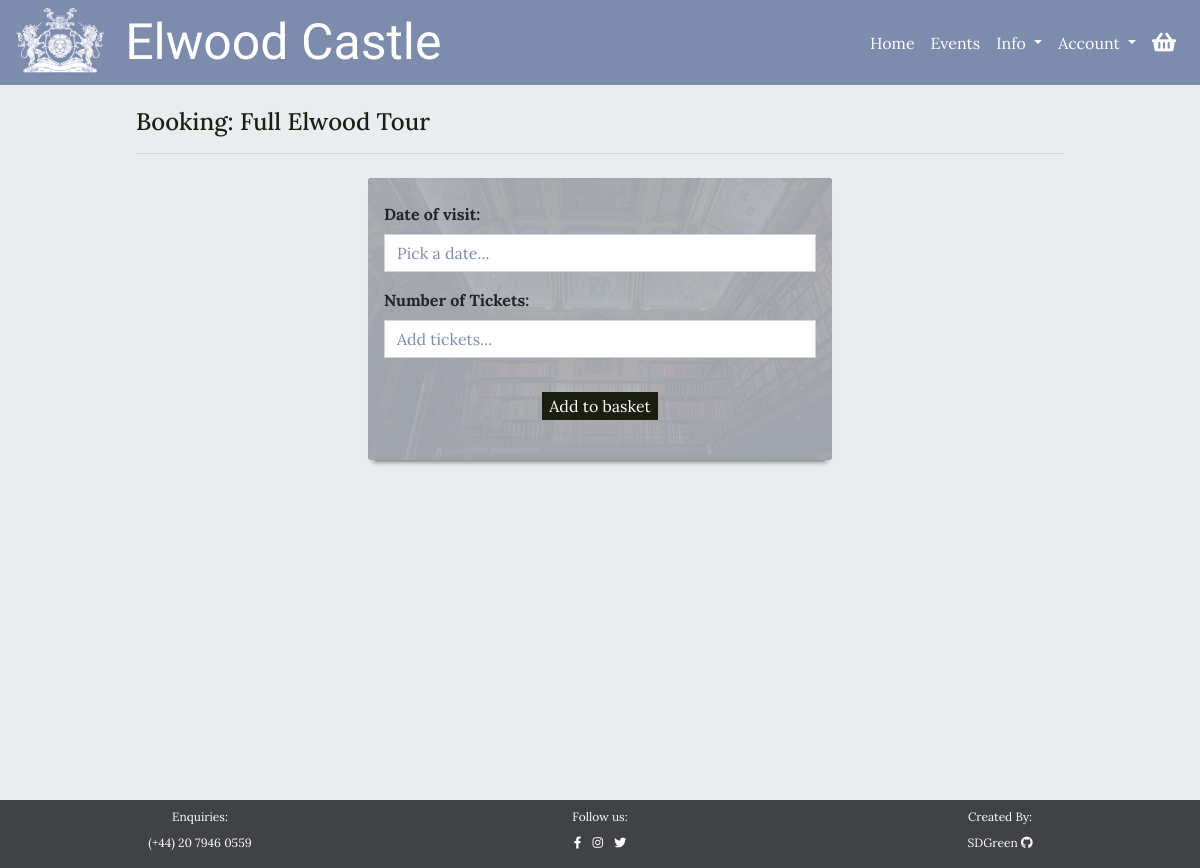
Page /events/book/1/ on the committed database.
### events/models.py (models this page shows, shortened)
class Event(models.Model):
    category = models.ForeignKey('Category', null=True, blank=True,
                                 on_delete=models.SET_NULL)
    name = models.CharField(max_length=254)
    description = models.TextField()
    price = models.DecimalField(max_digits=8, decimal_places=2, blank=False)
    start_time = models.TimeField()
    rating = models.DecimalField(max_digits=2, decimal_places=1, null=True,
                                 blank=True)
    day_ticket_limit = models.PositiveIntegerField(blank=False,
                                                   validators=[
                                                      MaxValueValidator(200)
                                                    ])
    supervision = models.BooleanField(default=True, null=True, blank=True)
    age_restricted = models.BooleanField(default=True, null=True, blank=False)
    image = models.ImageField(null=True, blank=True)

### events/views.py (the view)
# urls.py: path('book/<int:event_id>/', views.book_event, name="book_event"),
def book_event(request, event_id):
    try:
        event = Event.objects.get(pk=event_id)
    except Exception as e:
        messages.error(request, f"""Sorry, that event can't be booked right now:
                                    {e}""")
        return redirect(reverse('events'))
    bookings = EventBooking.objects.filter(event=event).values(
        'date').annotate(Sum('ticket_quantity'))
    sold_out_dates = []
    for booking in bookings:
        if booking['ticket_quantity__sum'] >= event.day_ticket_limit:
            date = booking['date'].strftime("%d/%m/%Y")
            sold_out_dates.append(date)
    template = 'events/book_event.html'
    context = {
        'event': event,
        'sold_out_dates': sold_out_dates
    }
    return render(request, template, context)

### basket/contexts.py (called while the page is built, shortened)
def basket_items(request):
    basket_items = []
    total = 0
    basket = request.session.get('basket', {})
    context = {
        'basket_items': basket_items,
        'total': total,
    }
    return context

### events/templates/events/book_event.html (shortened to what this page needs)
{% extends 'base.html' %}
{% load static %}
{% block extra_css %}
<link rel="stylesheet"
    href="https://cdnjs.cloudflare.com/ajax/libs/bootstrap-datepicker/1.9.0/css/bootstrap-datepicker.min.css"
 />
{% endblock %}
{% block content %}
<div id="small-page">
    <div class="color-overlay">
        <div class="container-fluid guttered p-3">
            <div class="row pt-2 mb-2">
                <div class="col-12 ">
                    <h2 class="heading-text color-title text-l underlined mb-2">Booking: {{event.name}}</h2>
                    <hr>
                </div>
            </div>
            <div class="row mt-2 mb-3">
                <div class="col-12">
                    <div id="booking-form" class="mx-auto rounded"
                        {% if event.image %}
                            style="background: url({{ event.image.url }}) center;"
                        {% else %}
                            style="background: url({{ MEDIA_URL }}no-image.jpg) center;"
                        {% endif %}
                        >
                        <div class="form-wrapper rounded">
                            <form method="POST" action="{% url 'add_to_basket' event.id %}"
                                class="py-4 px-3 heading-text below-shadow">
                                <div class="form-group">
                                    <label class="font-weight-bold" for="date_input">Date of visit:</label>
                                    <input type="text" class="form-control rounded-0" id="data_input" name="date"
                                        placeholder="Pick a date..." required>
                                </div>
                                <div class="form-group">
                                    <label class="font-weight-bold" for="ticket_input">Number of Tickets:</label>
                                    <input type="number" min="1" max="{{ event.day_ticket_limit }}"
                                        class="form-control rounded-0" id="ticket_input" name="ticket_quantity"
                                        placeholder="Add tickets..." required>
                                    <div id="ticket-info" class="heading-text text-s text-center"></div>
                                </div>
                                <div class="form-group">
                                    <button class="button d-block mx-auto" type="submit">
                                        Add to basket
                                    </button>
                                </div>
                            </form>
                        </div>
                    </div>
                </div>
            </div>
        </div>
    </div>
</div>
{% endblock %}

### static/css/style.css (style rules this page uses)
#allauth-content label, .datepicker-days th, .heading-text { font-family: 'Lora', serif; }
.text-l { font-size: 1.5em; }
.text-s { font-size: 0.75em; }
#small-page, .color-overlay, #block-content { background-color: #eaedef; }
.color-title { color: #1C1E12; }
.button { border-radius: 0; border: 1px solid #1C1E12; background-color: #1C1E12; color: white; -webkit-transition: all 0.25s ease-out; -o-transition: all 0.25s ease-out; transition: all 0.25s ease-out; }
::placeholder { color: #7D8BAD; }
.below-shadow { -webkit-box-shadow: 0px 7px 5px -5px #777; box-shadow: 0px 7px 5px -5px #777;; }
#small-page { min-height: calc(100vh - 84px); }
.form-wrapper { height: 100%; width: 100%; background-color: rgba(176, 180, 188, 0.9); }
#ticket-info { height: 18px; }
#card-element, .form-control { padding: .375rem .75rem; background-color: white; border-radius: 0; }
@media (min-width: 580px) { #booking-form { width: 50%; } }
@media (min-width: 580px) { .guttered { width: 80%; } }

### rows in the picture
Event: name "Full Elwood Tour", image (picture)
